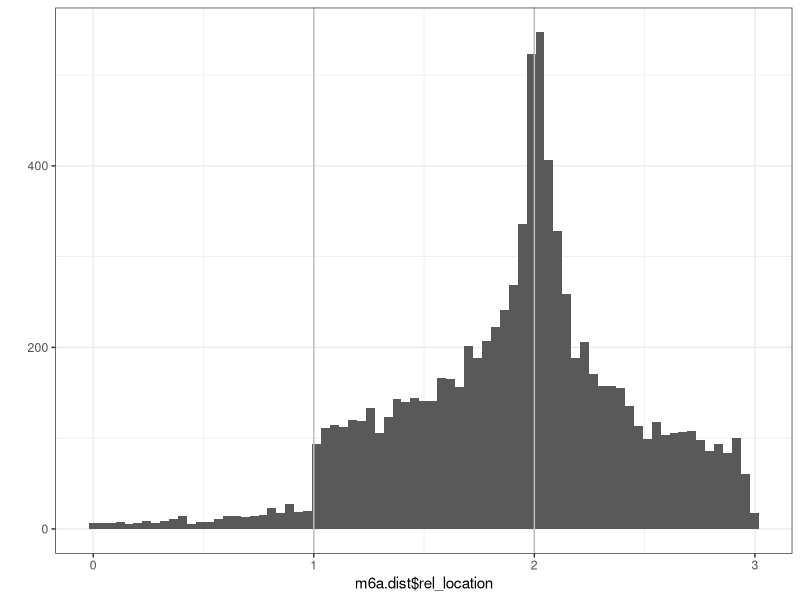
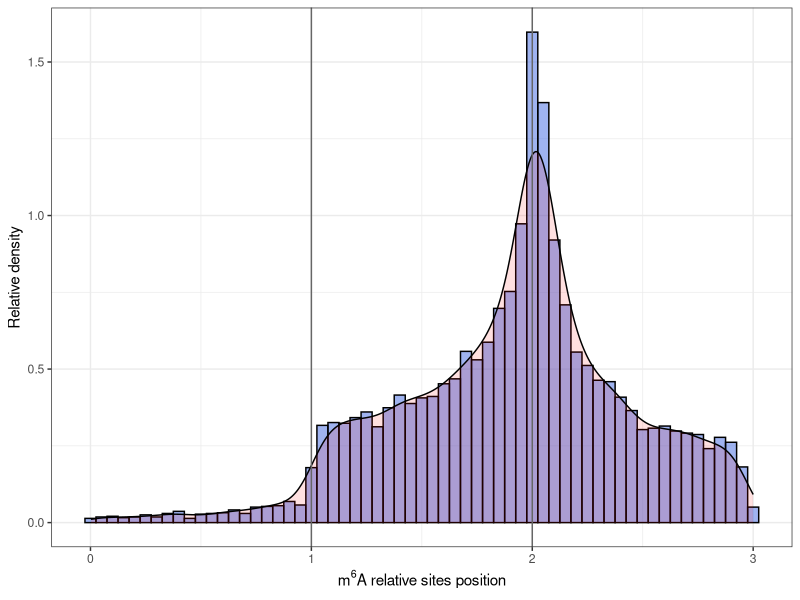

Here is the R script that generated these plots, in order: (Note: this script raises an error after producing the figures.)
## ---- chunk 1
# packages are loaded with : (everytime you run the markdown)

library(tidyverse)
library(ggplot2)
library(grid)
library(scales)
#optional for the last graph
library(cowplot)

## ---- chunk 2
#read tab delim file
m6a.dist<-read.delim("annot_m6A.final.sorted.dist.measures.txt", header = T)
# we can further inspect the data stored in m6a.dist
dim(m6a.dist)
head(m6a.dist, 10)
class(m6a.dist)
## ---- chunk 3
# add the length of all section to get the full length
m6a.dist <- m6a.dist %>% mutate(., len = utr5_size + cds_size + utr3_size)

# group all sites by gene_name, than arrange them from longuest to shortest and only keep the longest gene_name, for unique coordinates (sites) 
m6a.dist <- group_by(m6a.dist, gene_name, ) %>% arrange(.,-len) %>% distinct(.,gene_name, coord, .keep_all = T) %>% arrange(.,chr, coord) %>% ungroup()# finaly sort data by chromosome, coordinates

#we can again inspect the sites and see that it worked!
dim(m6a.dist)
head(m6a.dist)
## ---- chunk 4
qplot(m6a.dist$rel_location, geom="histogram", bins=75) +
  geom_vline(xintercept = 1:2, col = "grey") +
  theme_bw()
## ---- chunk 5
ggplot(m6a.dist,aes(x=rel_location)) + # main function , defining what will be ploted
  geom_histogram(aes(y=stat(density)),binwidth=0.05, fill="royalblue", alpha=0.5, color="black")+   # histogram using a relative density instead of absolute counts
  geom_density(fill="red", alpha = 0.12)+   # superimpose a density plot
  geom_vline(xintercept = 1:2, col = "grey40") + # add lines at 5'-CDS and CDS-3'UTR junctions
  labs(y="Relative density", x=bquote(''*m^'6'*'A relative sites position'))+   # add custom label
  theme_bw()  #use a cleaner theme
## ---- chunk 6
summary(data.frame(m6a.dist$utr5_size, m6a.dist$cds_size, m6a.dist$utr3_size), na.rm=T)
## ---- chunk 7
# first we find the scaling factor based on median length ratio for 5'UTR and 3'UTR
utr5.SF <- median(m6a.dist$utr5_size, na.rm = T)/median(m6a.dist$cds_size, na.rm = T)
utr3.SF <- median(m6a.dist$utr3_size, na.rm = T)/median(m6a.dist$cds_size, na.rm = T)

#we can now rescale the values in rel_location for 5'UTR and 3'UTR using the "scale" library

m6a.dist<-m6a.dist %>% 
  mutate( scaled_location = case_when(
                          rel_location < 1 ~ rescale(rel_location, to = c(1-utr5.SF, 1), from = c(0,1)),   # case when in 5'UTR, rescale from 0 to 1 to 1-SF to 1
                          rel_location > 2 ~ rescale(rel_location, to = c(2, 2+utr3.SF), from = c(2,3)),   # case when in 3'UTR, rescale from 2 to 3 to 2 to 2+SF
                          rel_location >= 1 && rel_location <= 2 ~ rel_location))    # case when in CDS, keep value 

#We can then compare before and after transformation to see that the min and max values are closer to 1 and 2 respectively
summary(data.frame(m6a.dist$rel_location, m6a.dist$scaled_location), na.rm=T)
## ---- chunk 8
# Histogram
qplot(m6a.dist$scaled_location, geom="histogram") + 
  geom_vline(xintercept = 1:2, col = "grey") + 
  theme_bw()
## ---- chunk 9
ggplot(m6a.dist,aes(x=scaled_location)) + # main function , defining what will be ploted
  geom_histogram(aes(y=stat(density)),binwidth=0.025, fill="royalblue", alpha=0.5, color="black")+   # histogram using a relative density instead of absolute counts
  geom_density(fill="red", alpha = 0.12)+   # superimpose a density plot
  geom_vline(xintercept = 1:2, col = "grey40") + # add lines at 5'-CDS and CDS-3'UTR junctions
  labs(y="Relative density", x=bquote(''*m^'6'*'A relative sites position'))+   # add custom label
  theme_bw()  #use a cleaner theme
## ---- chunk 10
qplot(m6a.dist$scaled_location, geom="freqpoly") +
  geom_vline(xintercept = 1:2, col = "red") +
  theme_bw()
## ---- chunk 11
qplot(m6a.dist$scaled_location, geom="density") + 
  geom_vline(xintercept = 1:2, col = "red") +
  theme_bw()
## ---- chunk 12
# Histogram
qplot(m6a.dist$scaled_location, geom="histogram", bins=90) + 
  geom_vline(xintercept = 1:2, col = "grey") + 
  theme_bw()
## ---- chunk 13
text_5 <- textGrob("5'UTR", gp=gpar(fontsize=5, fontface="bold"))
text_3 <- textGrob("3'UTR", gp=gpar(fontsize=5, fontface="bold"))
text_cds <-textGrob("CDS", gp=gpar(fontsize=5, fontface="bold"))

ggplot(m6a.dist,aes(scaled_location)) +
  geom_vline(xintercept = 1:2, col = "red") +
  geom_density(outline.type = "full", fill="#2e47d9", alpha=0.25, adjust = 1/3)+
  geom_rug(alpha=0.05, outside = F, color="gray20")+
  geom_rect(xmax=max(m6a.dist$scaled_location),xmin=min(m6a.dist$scaled_location),ymax=-0.03,ymin=-0.09,colour="black",fill=NA, size=0.5)+
  labs(y="Relative density", x=bquote(''*m^'6'*'A sites position'))+
  scale_x_continuous(limits = c(min(m6a.dist$scaled_location), max(m6a.dist$scaled_location) ))+
  theme_classic()+
  theme(panel.background= element_rect(fill="#F8F8F8"),
        panel.grid.major = element_blank(),
        panel.grid.minor = element_blank(),
        axis.text.x=element_blank(),
        axis.ticks.x=element_blank())+
  annotation_custom(text_5,xmin=0.91,xmax=0.91,ymin=0.05,ymax=0.05) +
  annotation_custom(text_cds,xmin=1.10,xmax=1.10,ymin=0.05,ymax=0.05) +
  annotation_custom(text_3,xmin=2.1,xmax=2.1,ymin=0.05,ymax=0.05)+
  coord_cartesian(clip = "off")

## ---- chunk 14
#by default the last plot produced is saved, you can instead assign a plot to an object and use ggsave( "path/file.ext",plot)
ggsave("Metagene.linder.m6A.sites.jpeg", height = 2.5, width = 4.5, dpi = 600)
## ---- chunk 15
#If you do not have a second data set on hand:
#Generate a shuffled datasets with the same range of value as m6A data
m6a.shuffle <- m6a.dist %>% mutate(scaled_location = sample(seq(from=min(m6a.dist$scaled_location),    #same range of values
                                                                to = max(m6a.dist$scaled_location),
                                                                by = 0.001),
                                                            length(m6a.dist$scaled_location),          # maximum number of values
                                                            replace=T)) %>% 
  mutate(col="shuffle")  # label a new column with info about data - here it is the shuffled data

# label original dataset with m6a in the same column
m6a.dist<-m6a.dist %>% mutate(col="m6a")

# combine both datasets
combined<- bind_rows(m6a.dist, m6a.shuffle) #combine the rows of both datasets (as a unix Cat would do except that here you need the same columns to be present in both files)
## ---- chunk 16
ggplot(combined,aes(x=scaled_location, fill=col, color=col)) +
  geom_vline(xintercept = 1:2, col = "red") +
  geom_density(outline.type = "full", alpha=0.25, adjust = 1/3, col="black")+
  scale_fill_manual(values=c("#2e47d9", "#97b877"), guide=guide_legend("Dataset"))+
  scale_color_manual(values=c("#2e47d9", "#97b877"), guide='none')+
  geom_rug(alpha=0.02, outside = F)+
  geom_rect(xmax=max(combined$scaled_location),xmin=min(combined$scaled_location),ymax=-0.03,ymin=-0.09,colour="black",fill=NA)+
  labs(y="Relative density", x=bquote(''*m^'6'*'A sites position'))+
  scale_x_continuous(limits = c(min(combined$scaled_location), max(combined$scaled_location) ))+
  theme_classic()+
  theme(panel.background= element_rect(fill="#F8F8F8"),
        panel.grid.major = element_blank(),
        panel.grid.minor = element_blank(),
        axis.text.x=element_blank(),
        axis.ticks.x=element_blank())+
  annotation_custom(text_5,xmin=0.91,xmax=0.91,ymin=0.05,ymax=0.05) +
  annotation_custom(text_cds,xmin=1.10,xmax=1.10,ymin=0.05,ymax=0.05) +
  annotation_custom(text_3,xmin=2.1,xmax=2.1,ymin=0.05,ymax=0.05)+
  coord_cartesian(clip = "off")
## ---- chunk 17
UTR5_Start <- qplot(m6a.dist$utr5_st, geom="freqpoly", bins=26) +
  xlim (-50,500) +  geom_vline(xintercept = 1:2, col = "grey") + 
  theme_minimal()+theme(axis.title.x = element_blank())+theme(axis.text.x = element_text(angle = 45))
UTR5_end <- qplot(m6a.dist$utr5_end, geom="freqpoly", bins=50) +
  xlim (-500,500) + geom_vline(xintercept = 1:2, col = "grey") +
  theme_minimal()+theme(axis.title.x = element_blank())+theme(axis.text.x = element_text(angle = 45))
CDS_Start <- qplot(m6a.dist$cds_st, geom="freqpoly",bins=50) + 
  xlim (-500,500) + geom_vline(xintercept = 1:2, col = "grey") +
 theme_minimal()+theme(axis.title.x = element_blank())+theme(axis.text.x = element_text(angle = 45))
CDS_end <- qplot(m6a.dist$cds_end, geom="freqpoly", bins=50) + 
  xlim (-500,500) + geom_vline(xintercept = 1:2, col = "grey") +
  theme_minimal()+theme(axis.title.x = element_blank())+theme(axis.text.x = element_text(angle = 45))
UTR3_Start <- qplot(m6a.dist$utr3_st, geom="freqpoly", bins=50) +
  xlim (-500,500) + geom_vline(xintercept = 1:2, col = "grey") +
  theme_minimal()+theme(axis.title.x = element_blank())+theme(axis.text.x = element_text(angle = 45))
UTR3_end <- qplot(m6a.dist$utr3_end, geom="freqpoly", bins=26) +
  xlim (-500,50) + geom_vline(xintercept = 1:2, col = "grey") + 
  theme_minimal()+theme(axis.title.x = element_blank())+theme(axis.text.x = element_text(angle = 45))
## ---- chunk 18
#using cowplot
freq<- plot_grid(UTR5_Start, UTR5_end, CDS_Start, CDS_end, UTR3_Start, UTR3_end,
          labels=c("5'UTR Start", "5'UTR end", "CDS Start","CDS end", "3'UTR Start", "3'UTR end" ),
          label_x = c(0.25,0.25,0.25,0.25,0.25,0.25), label_size= 8, nrow = 3,
          label_y = c(1.05,1.05,1.05,1.05,1.05,1.05))+
  draw_plot_label("relative position to indicated feature" , x=0, y=0.02, size=8)+
  draw_plot_label("m6A sites Density" ,  x=0, y=0.3, size=8, angle=90)+
  coord_cartesian(xlim= c(0,1), ylim=c(-0.1, 1), clip = "off")

ggsave("freqpoly.jpeg", plot=freq, height = 6, width = 4, dpi=300)
